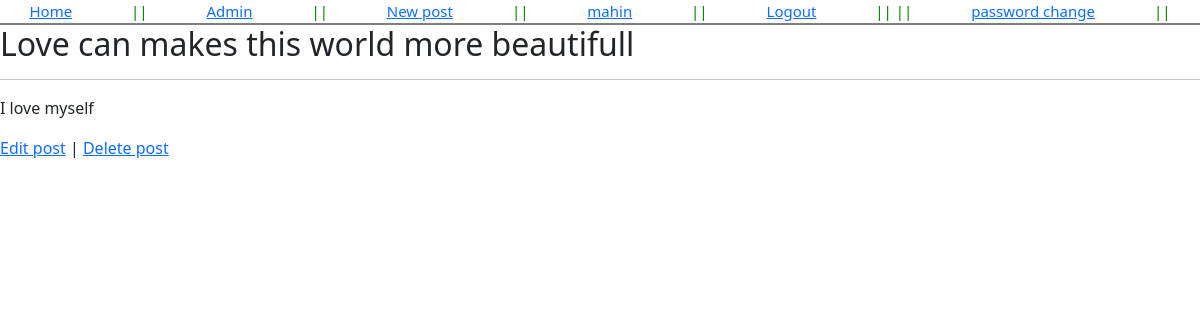
The page /post/1/detail (signed in) on the database its author committed.
### account/models.py (models this page shows)
class CustomUser(AbstractUser):
    age = models.PositiveIntegerField(default=0)

### blog/models.py (models this page shows, shortened)
class Post(models.Model):
    title = models.CharField(max_length=250)
    author = models.ForeignKey(settings.AUTH_USER_MODEL,on_delete=models.CASCADE)
    body = models.TextField()

### blog/views.py (the view)
# urls.py: path('post/<int:pk>/detail',views.PostDetailView.as_view(),name='detail'),
class PostDetailView(LoginRequiredMixin, DeleteView):
    model = Post
    template_name = 'blog/post_detail.html'
    context_object_name = 'postDetail'
    login_url = 'login'

### templates/blog/post_detail.html
{% extends 'blog/base.html' %}
{% block content %}
    <div class="detail">
        <h2>{{postDetail.title}}</h2>
        <hr>
        <p>{{postDetail.body}}</p>
    </div>
    <a href="{% url 'edit' postDetail.id %}">Edit post</a> | <a href="{% url 'delete' postDetail.id %}">Delete post</a>
{% endblock content %}

### templates/blog/base.html (shortened to what this page needs)
{% load static %}
<!DOCTYPE html>
<html lang="en">
<head>
    <link rel="stylesheet" href="{% static 'css/style.css' %}">
    <link href="https://cdn.jsdelivr.net/npm/bootstrap@5.0.2/dist/css/bootstrap.min.css" rel="stylesheet">
</head>
<body>
    <header>
        <a href="{% url 'home' %}">Home</a> || <a href="{% url 'admin:index' %}">Admin</a> || <a href="{% url 'create_post' %}">New post </a>
        {% if user.is_authenticated %}
            || <a href="#">{{user.username}}</a>
            || <a href="{% url 'logout' %}">Logout</a> ||
            || <a href="{% url 'password_change' %}">password change</a>||
            {% else %}
       || <a href="{% url 'login' %}">Login</a>
         || <a href="{% url 'signup' %}">Register</a> ||
         || <a href="{% url 'password_reset' %}">password reset</a>||
        {% endif %}
    </header>
    {% block content %}
    {% endblock content %}
</body>
</html>

### static/css/style.css (style rules this page uses)
* { margin: 0; padding: 0; }
body { font-family: 'Source Sans Pro', sans-serif; font-size: 18px; }
header { font-size: 15px; color: green; display: flex; justify-content: space-around; border-bottom: 2px solid gray; }
h2 { margin:10 0 10 0; }

### rows shown on the page
CustomUser: username "mahin"
Post: title "Love can makes this world more beautifull", body "I love myself"
